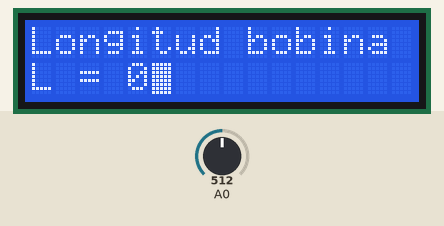
This sketch was run on a simulated Arduino Uno, built with avr-gcc and run on an emulated ATmega328P. Parts: 16×2 character LCD. The inputs (shaded band) are chosen by the test bench; at power-on: A0 = 512.

Above: at 10.2 s.
10.3 s: A0 set to 55
At 10.8 s:
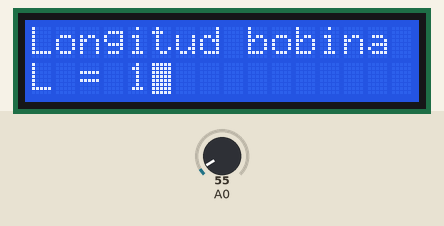
11.8 s: A0 set to 46
At 12.9 s:
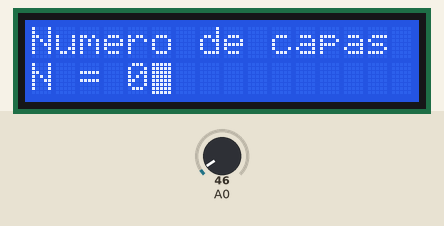
13.3 s: A0 set to 389
14.8 s: A0 set to 410
At 16.0 s:
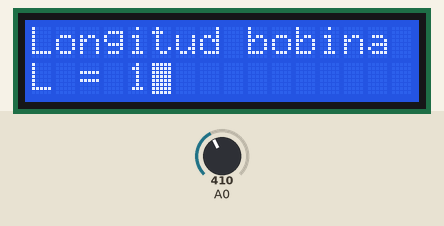
16.3 s: A0 set to 10
At 17.7 s:
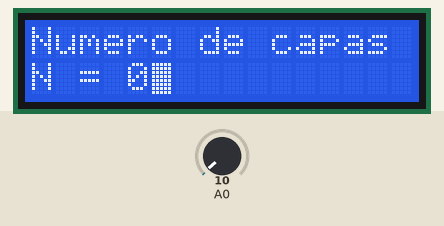
Timing chart, 0 to 18.8 s (numbered marks = the images above; inputs shaded):
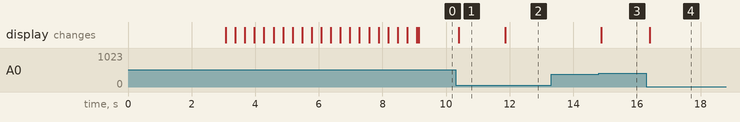

The sketch:

lcd_menus_master.ino
```cpp
#include <LiquidCrystal.h>    //Funciones del LCD
#include <Wire.h>

//Indica a la librería los pines de conexión del shield
LiquidCrystal lcd(8, 9, 4, 5, 6, 7);
const int numeroDeMenus=3;

char tituloMenu[numeroDeMenus][16] = {
  "Longitud bobina",
  "Numero de capas",
  "Inicio bobinado"
  };

int n=0;

char tituloSubmenu[numeroDeMenus][16] =
{
  "L = ",
  "N = ",
  "               "};

int variable[3] = {0, 0, 0};

int adc_key_val[5] ={
  50, 200, 400, 600, 800 };
int NUM_KEYS = 5;
int adc_key_in;
int key=-1;
int oldkey=-1;
boolean luzEncendida=true;
boolean cursorActivo=false;
unsigned long time;
int x=0;
int y=0;


void setup()
{
  Serial.begin(9600);
  Wire.begin();        // Conexión al Bus I2C


  lcd.clear();
  lcd.begin(16, 2);
  lcd.setCursor(3,0);
  lcd.print("Bobinadora");
  lcd.setCursor(3,1);
  lcd.print("Automatica");
  delay(3000);
  lcd.clear();
  lcd.setCursor(0, 0);              //Llevar el cursor al inicio fila 1
  lcd.print("Introduzca los siguientes parametros");
  for (int positionCounter = 0; positionCounter < 20; positionCounter++) {
   lcd.scrollDisplayLeft();
   delay(300);  //Scrolling speed
  }
  lcd.clear();
  lcd.setCursor(0,0);
  lcd.print(tituloMenu[x]);
  lcd.setCursor(0,1);
  lcd.print(String(tituloSubmenu[x]) + String(variable[x]));
}

void loop()
{
//  // Si han pasado mas de 10 segundos apagamos la luz
//  if (millis()-time > 10000) {
//    pinMode(10, OUTPUT);
//    digitalWrite(10, LOW);
//    luzEncendida=false;
//  }
//  // Si han pasado mas de 5 segundos apagamos el cursor
//  if (millis()-time > 5000) {
//    lcd.noBlink();
//    cursorActivo=false;
//  }

  adc_key_in = analogRead(0);    // Leemos el valor de la pulsacion
  key = get_key(adc_key_in);    // Obtenemos el boton pulsado

  if (key != oldkey)   // if keypress is detected

    delay(50);  // Espera para evitar los rebotes de las pulsaciones
    adc_key_in = analogRead(0);    // Leemos el valor de la pulsacion
    key = get_key(adc_key_in);    // Obtenemos el boton pulsado
    if (key != oldkey)
    {
      // TODO: falta la comprobacion de si se ha desbordado el tiempo
      time = millis();
      if (!luzEncendida) {  // Al pulsar cualquier tecla encendemos la pantalla
        pinMode(10, INPUT);
        luzEncendida=true;
      }
      else {  // si la pantalla esta encendida seguimos funcionando normalmente
        oldkey = key;
        if (key >=0){  // Si se ha pulsado cualquier tecla
          lcd.blink();  // Mostramos el cursor parpadeando
          cursorActivo=true;
        }
        if (key == 0){  // Se ha pulsado la tecla derecha
          x++;
          //variable[x]=0;
          if (x>numeroDeMenus-1) {
            Serial.println("Comienza el bobinado");
            Serial.println("Enviando parámetros a Arduino slave..."); // Se envían los parámetros de longitud y número de capas seleccionados por el usuario a la placa Arduino slave
            Wire.beginTransmission(8);
            Serial.println("Longitud:");
            Serial.println(variable[0]);
            Serial.println("Número de capas:");
            Serial.println(variable[1]);

            Wire.write(variable[0]); // sends one byte // Longitud
            Wire.write(variable[1]); // sends one byte // Numero de capas
            Wire.endTransmission(); // stop transmitting
            delay(500);

            x=numeroDeMenus-1;
            };
        }
        if (key == 1) {  // Se ha pulsado la tecla arriba
          variable[x]++;
        }
        if (key == 2) {  // Se ha pulsado la tecla abajo
          variable[x]--;
          if (variable[x]<0) variable[x]=0;
        }
        if (key == 3) {  // Se ha pulsado la tecla izquierda
          x--;
          if (x<0) x=0;
        }
        if (key == 4){  // Se ha pulsado la tecla de seleccion
        }
        lcd.clear();
        lcd.setCursor(0,0);
        lcd.print(tituloMenu[x]);
        lcd.setCursor(0,1);
        lcd.print(String(tituloSubmenu[x]) + String(variable[x]));

        //Serial.println(x);

      }

  }
  delay(50);
}

// Convertimos el valor leido en analogico en un numero de boton pulsado
int get_key(unsigned int input)
{
  int k;

  for (k = 0; k < NUM_KEYS; k++)
  {
    if (input < adc_key_val[k])
    {
      return k;
    }
  }

  if (k >= NUM_KEYS)k = -1;  // Error en la lectura
  return k;
}
```

Measured:
- the behaviour switches between 50 and 49 on A0 (found by bisection; images 1 and 2)
- the behaviour switches between 399 and 400 on A0 (found by bisection; images 2 and 3)
- after the input at 10.3 s, the display: changes after 0.10 s (image 1)
- after the input at 11.8 s, the display: changes after 0.06 s (image 2)
- after the input at 13.3 s, every drawn part: stays the same
- after the input at 14.8 s, the display: changes after 0.09 s (image 3)
- after the input at 16.3 s, the display: changes after 0.10 s (image 4)
